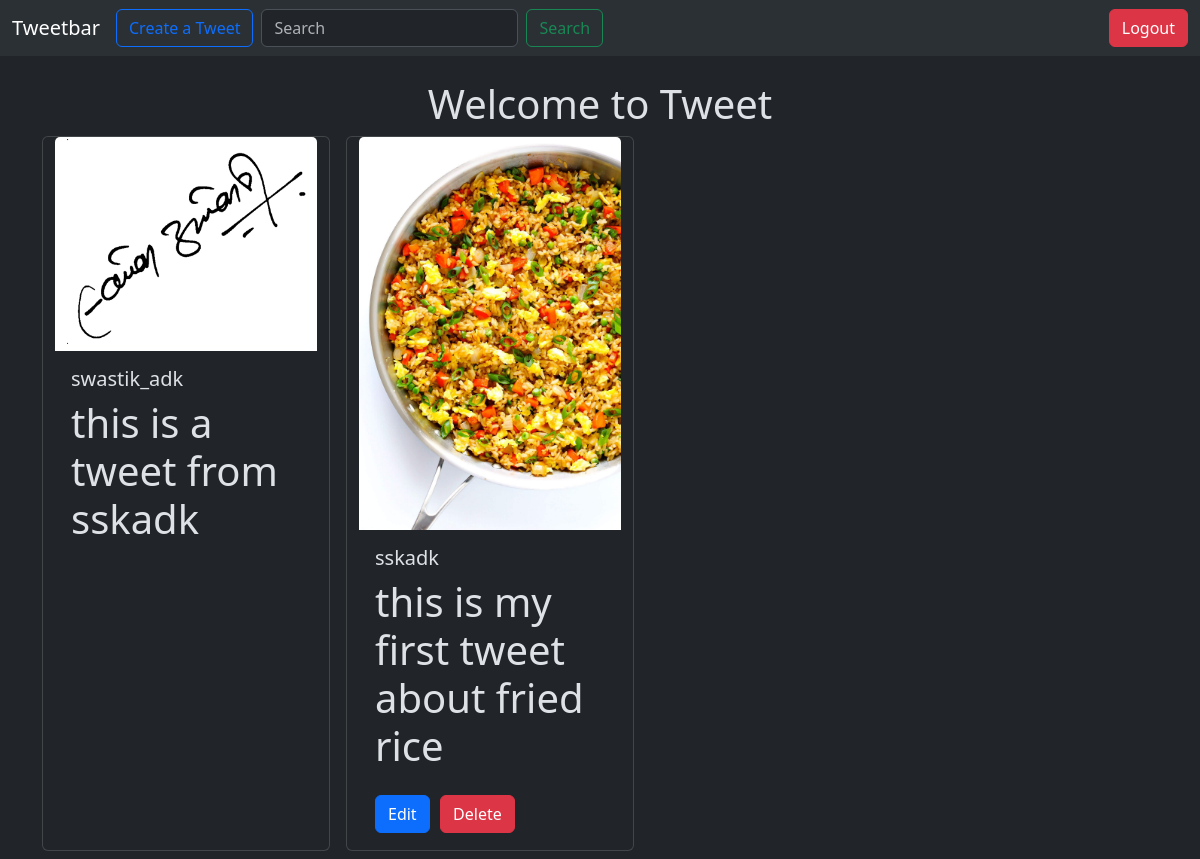
The page /tweet/ (signed in) on the database its author committed.
### tweet/models.py (models this page shows, shortened)
class Tweet(models.Model):
    user = models.ForeignKey(User, on_delete=models.CASCADE)
    text = models.TextField(max_length=240)
    photo = models.ImageField(upload_to='photos/', blank=True, null=True)
    created_at = models.DateTimeField(auto_now_add=True)
    updated_at = models.DateTimeField(auto_now=True)

### tweet/views.py (the view)
# urls.py: path('', views.tweet_list, name='tweet_list'),
def tweet_list(request):
    tweets = Tweet.objects.all().order_by('-created_at')
    return render(request, 'tweet_list.html', {'tweets':tweets})

### tweet/templates/tweet_list.html (shortened to what this page needs)
{% extends "layout.html" %}
{% block content %}
 <h1 class="text-center mt-4">Welcome to Tweet<h1>
<div class ="container row gap-3">
    {% for tweet in tweets %}
    <div class="card" style="width: 18rem;">
        <img src="{{tweet.photo.url}}" class="card-img-top" alt="...">
        <div class="card-body">
            <h5 class="card-title">{{tweet.user.username}}</h5>
            <p class="card-text">{{tweet.text}}</p>
            {% if tweet.user == user %}
            <a href="{% url 'tweet_edit' tweet.id%}" class="btn btn-primary">Edit</a>
            <a href="{% url 'tweet_delete' tweet.id%}" class="btn btn-danger">Delete</a>
            {% endif %}
        </div>
    </div>
    {% endfor %}
</div>
{% endblock %}

### rows shown on the page
Tweet: photo (picture), user.username "swastik_adk", text "this is a tweet from sskadk"
Tweet: photo (picture), user.username "sskadk", text "this is my first tweet about fried rice", shows "Edit"
